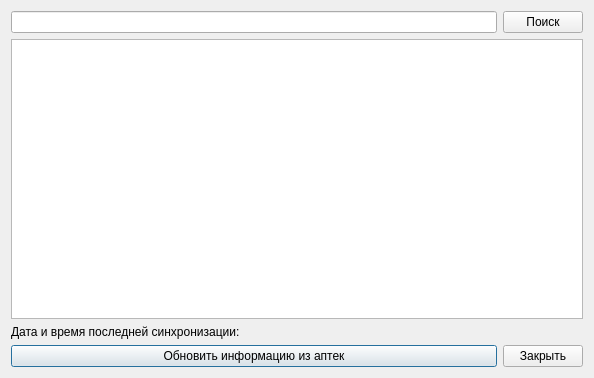
<?xml version="1.0" encoding="UTF-8"?>
<ui version="4.0">
 <class>EventRecipesDrugstore</class>
 <widget class="QDialog" name="EventRecipesDrugstore">
  <property name="geometry">
   <rect>
    <x>0</x>
    <y>0</y>
    <width>594</width>
    <height>378</height>
   </rect>
  </property>
  <property name="windowTitle">
   <string>Dialog</string>
  </property>
  <layout class="QGridLayout" name="gridLayout">
   <item row="1" column="0" colspan="2">
    <widget class="CInDocTableView" name="tblItems"/>
   </item>
   <item row="3" column="0">
    <widget class="QPushButton" name="btnSync">
     <property name="text">
      <string>Обновить информацию из аптек</string>
     </property>
    </widget>
   </item>
   <item row="3" column="1">
    <widget class="QPushButton" name="btnClose">
     <property name="text">
      <string>Закрыть</string>
     </property>
    </widget>
   </item>
   <item row="0" column="0">
    <widget class="QLineEdit" name="edtName"/>
   </item>
   <item row="0" column="1">
    <widget class="QPushButton" name="btnSearch">
     <property name="text">
      <string>Поиск</string>
     </property>
    </widget>
   </item>
   <item row="2" column="0">
    <widget class="QLabel" name="lblLastSync">
     <property name="text">
      <string>Дата и время последней синхронизации:</string>
     </property>
    </widget>
   </item>
  </layout>
 </widget>
 <customwidgets>
  <customwidget>
   <class>CInDocTableView</class>
   <extends>QTableView</extends>
   <header>library/InDocTable</header>
  </customwidget>
 </customwidgets>
 <resources/>
 <connections/>
</ui>
